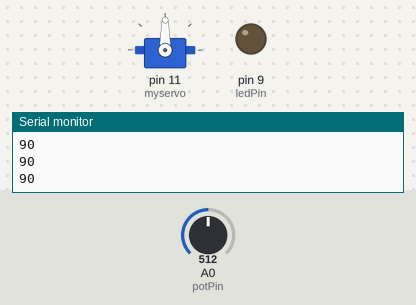
Recording of a sketch running on a simulated Arduino Uno, built with avr-gcc and run on an emulated ATmega328P. On the bench: servo, output pins drawn as LEDs (lit = HIGH), the last lines printed to the serial monitor. Inputs (shaded band) come from the test bench; at power-on: A0 (potPin) = 512.

Above: at 1.2 s.
1.3 s: A0 (potPin) set to 716
At 1.7 s:
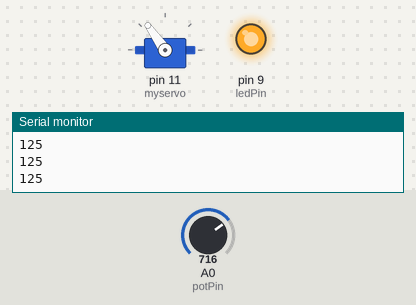
2.8 s: A0 (potPin) set to 900
At 3.1 s:
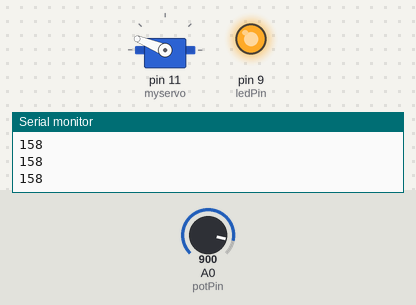
4.3 s: A0 (potPin) set to 1023
At 5.5 s:
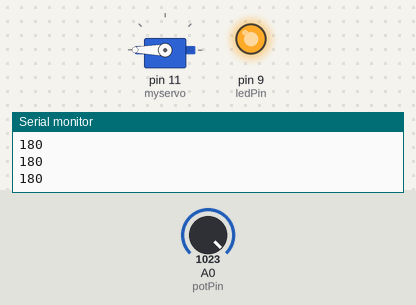
5.8 s: A0 (potPin) set to 306
At 7.0 s:
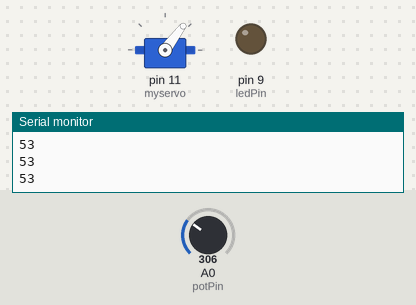
7.3 s: A0 (potPin) set to 122
At 8.4 s:
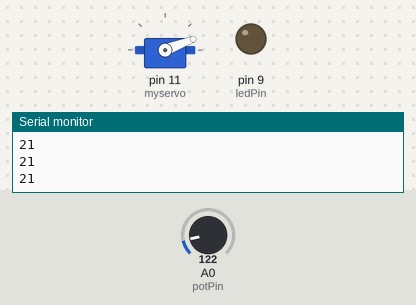
8.8 s: A0 (potPin) set to 80
At 9.7 s:
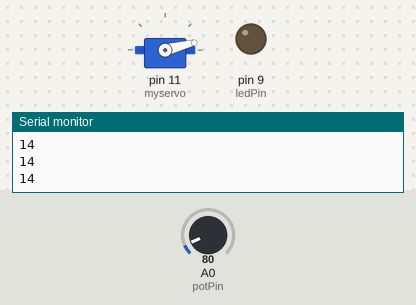
Timing chart, 0 to 11.3 s (numbered marks = the images above; inputs shaded):
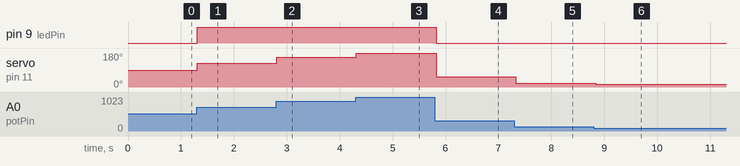

The sketch:

W3_TASK2.ino
```cpp
#include <Servo.h>
Servo myservo;

int potPin = A0;
int ledPin = 9;
int potValue = 0;
int angle = 0;

void setup() {
  Serial.begin(9600);
  myservo.attach(11);
  pinMode(ledPin, OUTPUT);
}

void loop() {
  // Read potentiometer value (0–1023)
  potValue = analogRead(potPin);

  // Map pot value to servo angle (0–180)
  angle = map(potValue, 0, 1023, 0, 180);

  // Move the servo
  myservo.write(angle);

  // LED control: ON if angle > 90
  if (angle > 90) {
    digitalWrite(ledPin, HIGH);
  } else {
    digitalWrite(ledPin, LOW);
  }

  // Send angle to Python
  Serial.println(angle);

  delay(100);
}
```

Measured:
- after the input at 1.3 s, pin 9 (ledPin): LOW → HIGH at once; servo on pin 11 (myservo): 90° → 125° at once
- after the input at 2.8 s, servo on pin 11 (myservo): 125° → 158° at once
- after the input at 4.3 s, servo on pin 11 (myservo): 158° → 180° at once
- after the input at 5.8 s, pin 9 (ledPin): HIGH → LOW at once; servo on pin 11 (myservo): 180° → 53° at once
- after the input at 7.3 s, servo on pin 11 (myservo): 53° → 21° at once
- after the input at 8.8 s, servo on pin 11 (myservo): 21° → 14° at once
